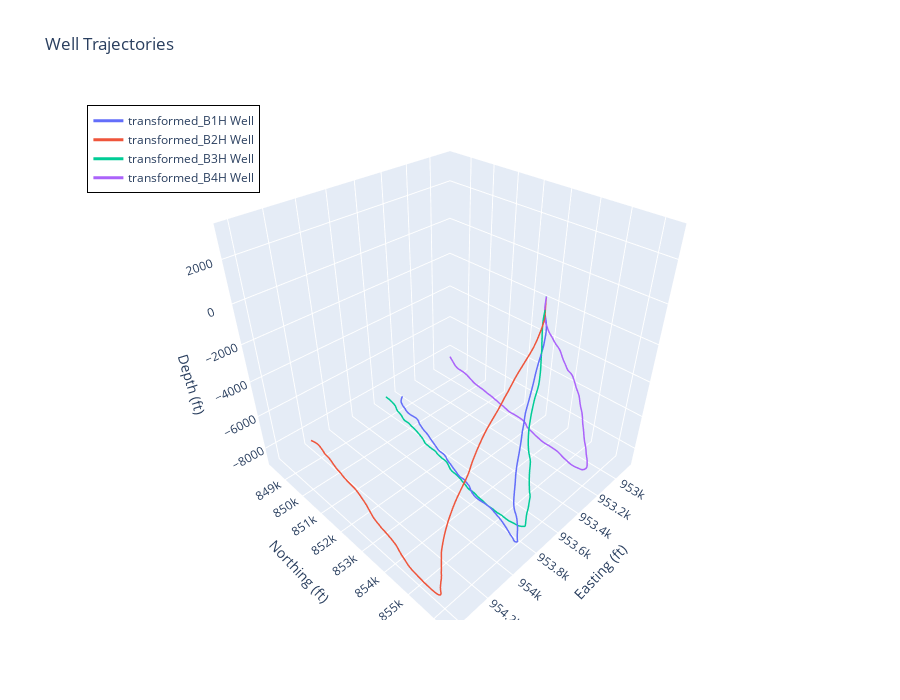

This figure's notebook cell:
### Code cell
viewer3_wellonly = VisualizeModel.DataViewer(well_objs=well_plot)
viewer3_wellonly.draw()

### Figure 1 — Plotly figure (JSON) as saved in the notebook; plotly's stock layout.template omitted (floating-point values rounded to 4 significant figures; data arrays with more than 128 entries replaced by an {"elided": "..."} marker saying what was removed)
{"data": [{"line": {"color": "#636EFA", "width": 3}, "mode": "lines", "name": "transformed_B1H Well", "type": "scatter3d", "x": {"elided": "149 float values"}, "y": {"elided": "149 float values"}, "z": {"elided": "149 float values"}}, {"line": {"color": "#EF553B", "width": 3}, "mode": "lines", "name": "transformed_B2H Well", "type": "scatter3d", "x": {"elided": "149 float values"}, "y": {"elided": "149 float values"}, "z": {"elided": "149 float values"}}, {"line": {"color": "#00CC96", "width": 3}, "mode": "lines", "name": "transformed_B3H Well", "type": "scatter3d", "x": {"elided": "153 float values"}, "y": {"elided": "153 float values"}, "z": {"elided": "153 float values"}}, {"line": {"color": "#AB63FA", "width": 3}, "mode": "lines", "name": "transformed_B4H Well", "type": "scatter3d", "x": {"elided": "150 float values"}, "y": {"elided": "150 float values"}, "z": {"elided": "150 float values"}}], "layout": {"height": 700, "legend": {"bordercolor": "black", "borderwidth": 1, "x": 0.01, "y": 0.99}, "scene": {"xaxis": {"title": {"text": "Easting (ft)"}}, "yaxis": {"title": {"text": "Northing (ft)"}}, "zaxis": {"title": {"text": "Depth (ft)"}}}, "title": {"text": "Well Trajectories"}}}
